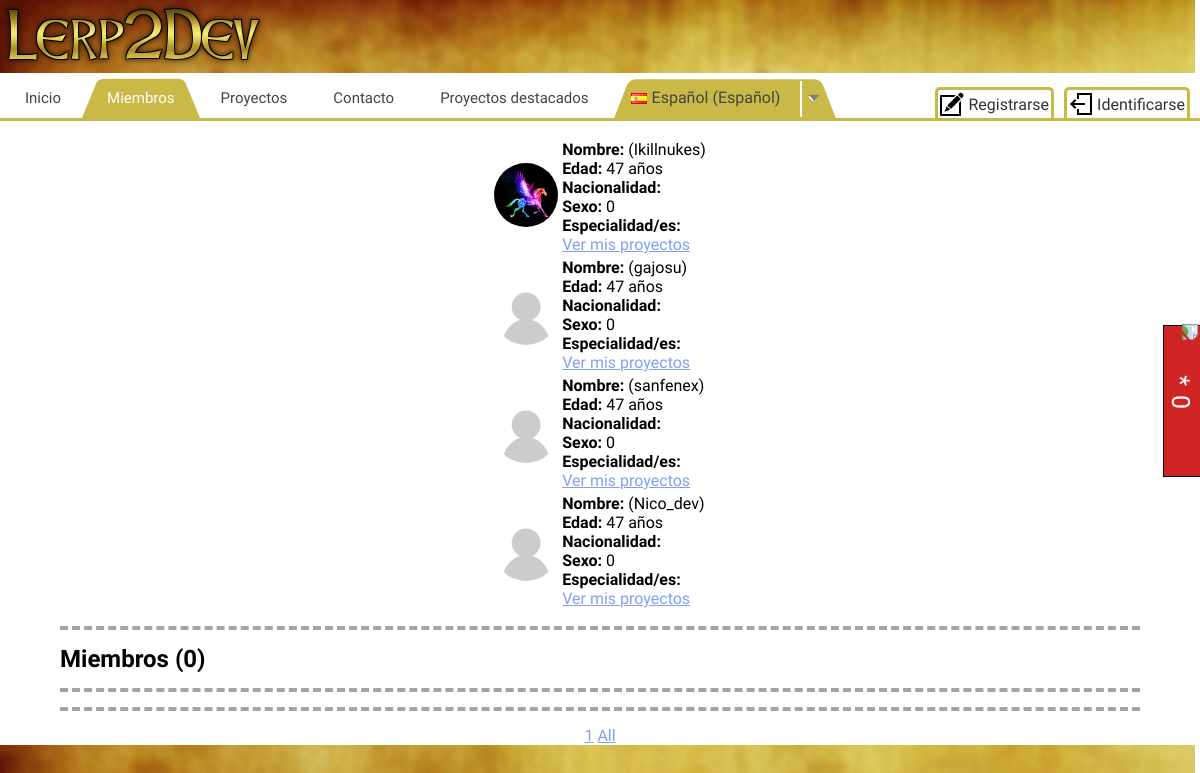
Screenshot of /index.php?action=members with the database file from the repository.
### tables this page shows
CREATE TABLE `users` (
  `id` bigint(7) NOT NULL,
  `username` mediumtext NOT NULL,
  `password` mediumtext NOT NULL,
  `ip` mediumtext NOT NULL,
  `user_agent` mediumtext NOT NULL,
  `reg_time` int(11) NOT NULL,
  `started_conn_time` int(11) NOT NULL,
  `last_activity` int(11) NOT NULL,
  `online_time` int(11) NOT NULL,
  `real_name` mediumtext NOT NULL,
  `email` mediumtext NOT NULL,
  `specialties` mediumtext NOT NULL,
  `code` mediumtext NOT NULL,
  `activation` longtext NOT NULL,
  `prem_days` int(11) NOT NULL,
  `ref_id` int(11) NOT NULL,
  `coins` bigint(20) NOT NULL,
  `exp` bigint(20) NOT NULL,
  `lvl` bigint(20) NOT NULL,
  `avatar` mediumtext NOT NULL,
  `gender` tinyint(4) NOT NULL DEFAULT '0',
  `birthdate` mediumtext NOT NULL,
  `location` mediumtext NOT NULL,
  `rank_id` tinyint(4) NOT NULL,
  `custom_perms` longtext NOT NULL,
  `ban_time` int(11) NOT NULL,
  `ban_duration` int(11) NOT NULL,
  `ban_reason` mediumtext NOT NULL,
  `rank` mediumtext NOT NULL,
  `rank_duration` int(11) NOT NULL
);

### classes/db.class.php (called while the page is built, shortened)
<?php
    class Database extends Settings
    {
        private $_connection;
        private static $_instance;
        public static function getInstance()
        {
            if(!self::$_instance)
                self::$_instance = new self();
            return self::$_instance;
        }
        private function __construct()
        {
            $this->_connection = new mysqli(parent::$host, parent::$dbuser, parent::$dbpass, parent::$dbname, parent::$dbport);
            mysqli_query($this->_connection, "SET NAMES 'utf8'");
        }
        public function getConnection()
        {
            return $this->_connection;
        }
        public static function conn()
        {
            return self::getInstance()->getConnection();
        }
    }
    class Query extends Database
    {
        public static function run($sql)
        {
            return parent::conn()->query($sql);
        }
        public static function first($sql, $assoc = true)
        {
            if($assoc)
                return mysqli_fetch_assoc(self::run($sql));
            else
                return mysqli_fetch_row(self::run($sql));
        }
        public static function firstResult($sql)
        {
            return self::first($sql, false)[0];
        }
        public static function count($name, $table, $next = '')
        {
            if(strlen($next)) $next = " ".$next;
            return mysqli_num_rows(self::run("SELECT $name FROM $table$next"));
        }
    }

### classes/users.class.php (called while the page is built, shortened)
<?php
    class UserUtils
    {
        public static function getRankIdByName($name)
        {
            return Query::firstResult("SELECT id FROM ranks WHERE name = '$name'");
        }
        public static function getAvatar($a)
        {
            return strlen($a) ? $a : './images/avatars/no-avatar.png';
        }
    }

### classes/lang.class.php (called while the page is built, shortened)
<?php
    class LangManager
    {
        public function __construct($ln = "es")
        {
            $this->lang_name = $ln;
            if(file_exists(DirectoryManager::getPath('lang/lang.'.$this->lang_name.'.php')))
            {
                $this->text = $lang;
            }
            else
                die("Lang file not found in ".DirectoryManager::getPath('lang/lang.'.$this->lang_name.'.php')."!");
        }
    }

### lang/lang.es.php (called while the page is built, shortened)
<?php
$lang = array();
$lang["caption"] = "Español";
$lang["es_caption"] = "Español";
$lang["en_caption"] = "Inglés";
$lang["home"] = 'Inicio';
$lang["members"] = 'Miembros';
$lang["projects"] = 'Proyectos';
$lang["contact"] = 'Contacto';
$lang["admin"] = 'Administración';
$lang["top_projects"] = 'Proyectos destacados';
$lang["no_projects"] = 'No hay nada aún.';
$lang["online_explanation"] = '* Muestra el número de usuarios activos en los últimos 2 minutos.';

### classes/core.class.php (called while the page is built, shortened)
<?php
    class CoreUtils
    {
        public static function getUserAge($birthdate)
        {
            return floor((time()-$birthdate)/(3600*24*365));
        }
    }

### includes/members.php (the view, shortened to what this page needs)
<?php
echo '<center>
    <table>';
    $admins = Query::run("SELECT id, avatar, username, real_name, birthdate, location, gender, specialties FROM users WHERE rank_id = ".UserUtils::getRankIdByName('admin'));
    while($row = mysqli_fetch_assoc($admins))
    {
		echo '<tr>
			<td>
				<img class="avatar" src="'.UserUtils::getAvatar($row['avatar']).'" />
			</td>
			<td class="mem_pres">
				<b>'.Lang::$lang->text["name"].':</b> '.$row['real_name'].' ('.$row['username'].')</i><br>
				<b>'.Lang::$lang->text["age"].':</b> '.CoreUtils::getUserAge($row['birthdate']).' '.Lang::$lang->text["years"].'<br>
				<b>'.Lang::$lang->text["nacionality"].':</b> '.$row['location'].'<br>
				<b>'.Lang::$lang->text["gender"].':</b> '.$row['gender'].'<br>
				<b>'.Lang::$lang->text["specialities"].':</b> '.$row['specialties'].'<br>
				<a href="index.php?action=projects&do=search&author='.$row['id'].'">Ver mis proyectos</a>
			</td>
		</tr>';
    }
echo '</table>
</center>
<div class="sep"></div>';
$num_rows = Query::count('id', 'users');
if($num_rows > 0)
{
    $pages = new Paginator($num_rows, 9);
    $no_admins = Query::run("SELECT * FROM users WHERE rank_id = ".UserUtils::getRankIdByName('user')." ORDER BY reg_time ASC LIMIT $pages->limit_start, $pages->limit_end");
    echo '<h2>Miembros ('.mysqli_num_rows($no_admins).')</h2>
    <div class="sep"></div>';
    echo '<div class="sep"></div>
    <center>'.$pages->display_pages().'</center>';
} else
    echo '<center><h2>No hay miembros aún.</h2></center>';

### rows the page displays
users: avatar (picture), username "Ikillnukes", birthdate "47", gender "0"
users: username "gajosu", birthdate "47", gender "0"
users: username "sanfenex", birthdate "47", gender "0"
users: username "Nico_dev", birthdate "47", gender "0"

### other values shown
Lang::$lang->text["home"] "Inicio"
Lang::$lang->text["members"] "Miembros"
Lang::$lang->text["projects"] "Proyectos"
Lang::$lang->text["contact"] "Contacto"
Lang::$lang->text["top_projects"] "Proyectos destacados"
mysqli_num_rows($no_admins) "0"
